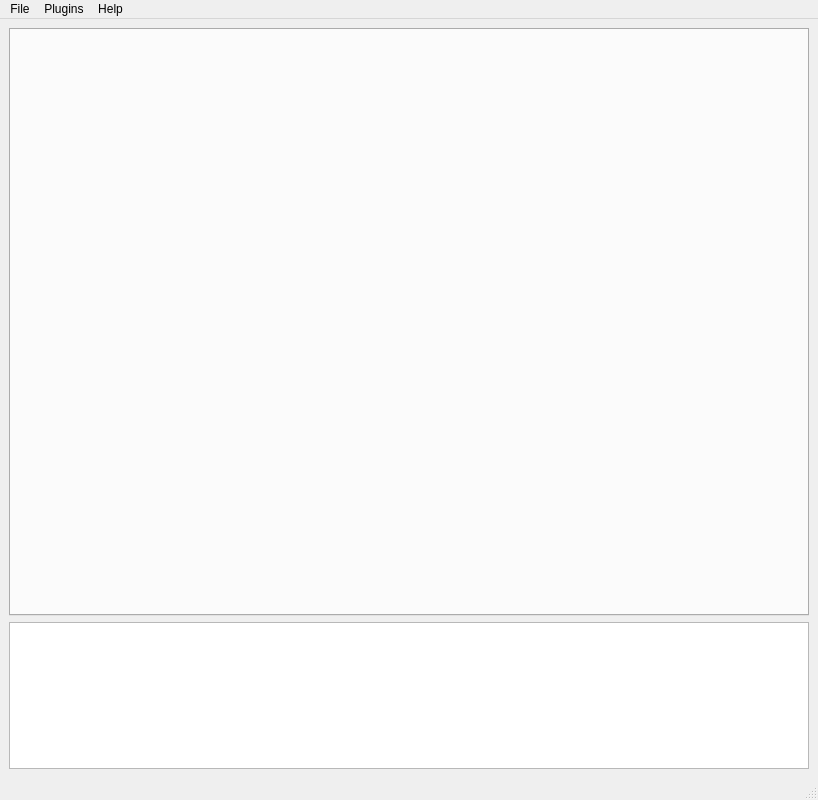
<?xml    version="1.0"    encoding="UTF-8"?>
<ui    version="4.0">
    <class>MainWindow</class>
    <widget    class="QMainWindow"    name="MainWindow">
        <property    name="geometry">
            <rect>
                <x>0</x>
                <y>0</y>
                <width>800</width>
                <height>800</height>
            </rect>
        </property>
        <property    name="windowTitle">
            <string>NiChartGUI</string>
        </property>
        <widget    class="QWidget"    name="centralwidget">
            <layout  class="QVBoxLayout"  name="vLayout">

                <item>
                    <widget    class="QTabWidget"    name="tabWidget">
                        <property    name="sizePolicy">
                            <sizepolicy    hsizetype="Expanding"    vsizetype="Expanding">
                                <horstretch>0</horstretch>
                                <verstretch>16</verstretch>
                            </sizepolicy>
                        </property>
                        <property    name="minimumSize">
                            <size>
                                <width>800</width>
                                <height>500</height>
                            </size>
                        </property>                        
                        <property    name="currentIndex">
                            <number>-1</number>
                        </property>
                    </widget>
                </item>

                <item>
                    <widget class="QTextEdit" name="wInfo">
                        <property    name="sizePolicy">
                            <sizepolicy    hsizetype="Expanding"    vsizetype="Expanding">
                                <horstretch>0</horstretch>
                                <verstretch>4</verstretch>
                            </sizepolicy>
                        </property>
                        <property    name="maximumSize">
                            <size>
                                <width>20000</width>
                                <height>150</height>
                            </size>
                        </property>
                    </widget>
                </item>
                
            </layout>
        </widget>
        
        <widget    class="QMenuBar"    name="menubar">
            <property    name="geometry">
                <rect>
                    <x>0</x>
                    <y>0</y>
                    <width>800</width>
                    <height>22</height>
                </rect>
            </property>
            <widget    class="QMenu"    name="menuFile">
                <property    name="title">
                    <string>File</string>
                </property>
                <addaction name="actionOpenData"/>
                <addaction name="actionSaveData"/>
<!--                 <addaction name="actionSaveNotebook"/> -->
            </widget>
            <widget    class="QMenu"    name="menuPlugins">
                <property    name="title">
                    <string>Plugins</string>
                </property>
                
            </widget>
            <widget    class="QMenu"    name="menuHelp">
                <property    name="title">
                    <string>Help</string>
                </property>
                <addaction name="actionHelpConsole"/>
                <addaction name="separator"/>
                <addaction name="actionAbout"/>
            </widget>
            <addaction name="menuFile"/>
            <addaction name="menuPlugins"/>
            <addaction name="menuHelp"/>                        
        </widget>
        
        <widget    class="QStatusBar"    name="statusbar"/>
        
        <action name="actionP1">
            <property    name="text">
                <string>P1</string>
            </property>
        </action>
        <action name="actionOpenData">
            <property    name="text">
                <string>Load Dataset</string>
            </property>
        </action>
        <action name="actionSaveData">
            <property    name="text">
                <string>Save Dataset</string>
            </property>
        </action>
<!--        <action name="actionSaveNotebook">
            <property    name="text">
                <string>Create Notebook</string>
            </property>
        </action>-->
        <action name="actionAbout">
            <property    name="text">
                <string>About</string>
            </property>
        </action>
        <action name="actionHelpConsole">
            <property    name="text">
                <string>Help Console</string>
            </property>
        </action>
    </widget>
    <resources/>
    <connections/>
</ui>
